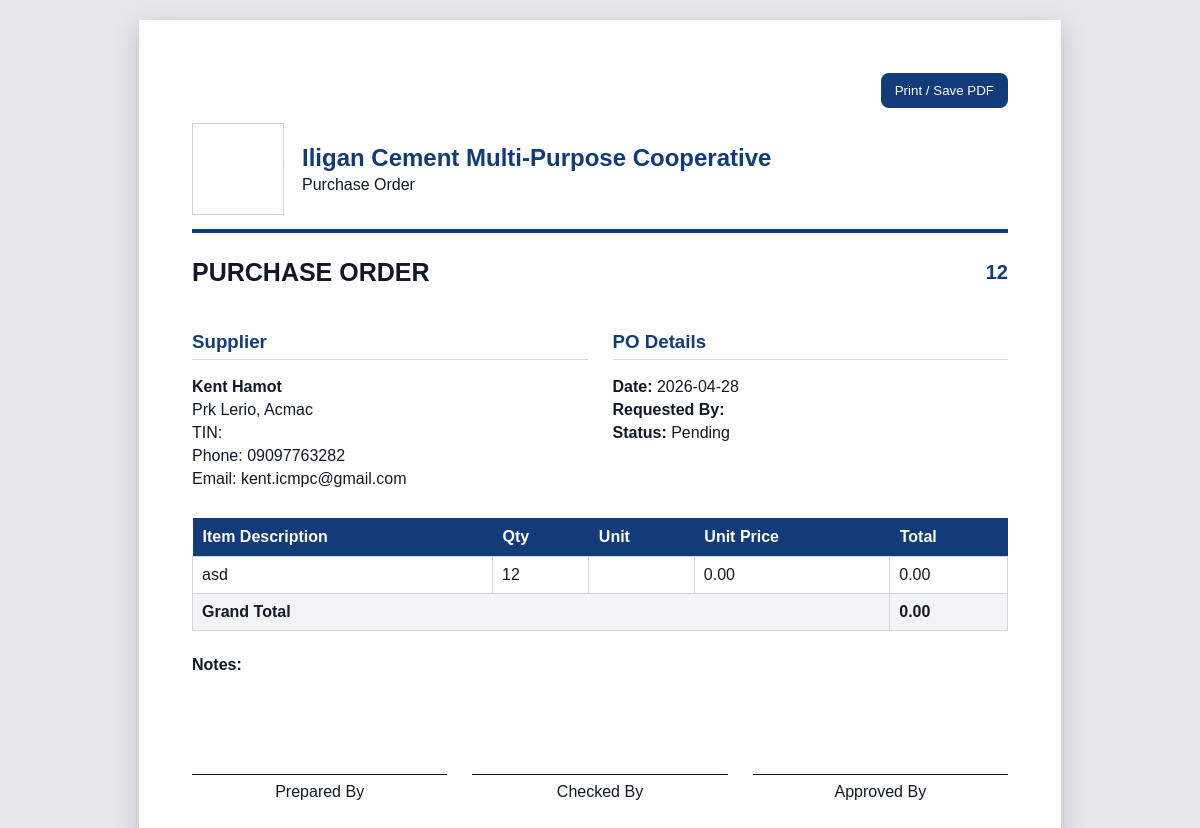
/purchase-orders/1/print (signed in), run on the app's committed database.
### tables this page shows
CREATE TABLE purchase_orders (
            id INTEGER PRIMARY KEY AUTOINCREMENT,
            po_number TEXT UNIQUE NOT NULL,
            supplier_id INTEGER,
            po_date TEXT NOT NULL,
            requested_by TEXT,
            status TEXT DEFAULT 'Pending',
            notes TEXT,
            created_at TEXT,
            FOREIGN KEY (supplier_id) REFERENCES suppliers(id)
        );

CREATE TABLE suppliers (
            id INTEGER PRIMARY KEY AUTOINCREMENT,
            name TEXT NOT NULL,
            email TEXT,
            phone TEXT,
            address TEXT,
            tin TEXT,
            vat_type TEXT,
            business_type TEXT,
            created_at TEXT
        , category TEXT, contact_person TEXT);

CREATE TABLE purchase_order_items (
            id INTEGER PRIMARY KEY AUTOINCREMENT,
            po_id INTEGER NOT NULL,
            item_description TEXT NOT NULL,
            quantity INTEGER NOT NULL,
            unit TEXT,
            unit_price REAL DEFAULT 0,
            FOREIGN KEY (po_id) REFERENCES purchase_orders(id)
        );

### app.py (the view)
@app.route("/purchase-orders/<int:po_id>/print")
def print_purchase_order(po_id):
    check = require_login()
    if check:
        return check
    conn = get_db_connection()
    po = fetchone(conn, """
        SELECT purchase_orders.*, suppliers.name AS supplier_name, suppliers.address,
               suppliers.tin, suppliers.phone, suppliers.email
        FROM purchase_orders
        LEFT JOIN suppliers ON suppliers.id = purchase_orders.supplier_id
        WHERE purchase_orders.id = ?
    """, (po_id,))
    po_items = fetchall(conn, """
        SELECT *, quantity * unit_price AS line_total
        FROM purchase_order_items
        WHERE po_id = ?
    """, (po_id,))
    conn.close()
    if not po:
        flash("Purchase order not found.", "danger")
        return redirect(url_for("purchase_orders"))
    grand_total = sum([item["line_total"] or 0 for item in po_items])
    return render_template(
        "purchase_order_print.html",
        po=po,
        po_items=po_items,
        grand_total=grand_total
    )

### app.py (called while the page is built)
def using_postgres():
    return bool(DATABASE_URL)

def get_db_connection():
    if using_postgres():
        return psycopg2.connect(DATABASE_URL, cursor_factory=psycopg2.extras.RealDictCursor)
    conn = sqlite3.connect(DATABASE)
    conn.row_factory = sqlite3.Row
    return conn

def q(sql):
    if using_postgres():
        return sql.replace("?", "%s")
    return sql

def fetchone(conn, sql, params=()):
    cur = conn.cursor()
    cur.execute(q(sql), params)
    return cur.fetchone()

def fetchall(conn, sql, params=()):
    cur = conn.cursor()
    cur.execute(q(sql), params)
    return cur.fetchall()

def logged_in():
    return "user_id" in session

def require_login():
    if not logged_in():
        return redirect(url_for("login"))
    return None

### templates/purchase_order_print.html (shortened to what this page needs)
<!DOCTYPE html>
<html>
<head>
    <link rel="stylesheet" href="{{ url_for('static', filename='print.css') }}">
</head>
<body>
<div class="print-page">
    <div class="print-actions">
        <button onclick="window.print()">Print / Save PDF</button>
    </div>
    <header class="po-header">
        <div class="logo-box">
        </div>
        <div>
            <h1>Iligan Cement Multi-Purpose Cooperative</h1>
            <p>Purchase Order</p>
        </div>
    </header>
    <div class="po-title">
        <h2>PURCHASE ORDER</h2>
        <strong>{{ po.po_number }}</strong>
    </div>
    <div class="info-grid">
        <div>
            <h3>Supplier</h3>
            <p><strong>{{ po.supplier_name or 'N/A' }}</strong></p>
            <p>{{ po.address or '' }}</p>
            <p>TIN: {{ po.tin or '' }}</p>
            <p>Phone: {{ po.phone or '' }}</p>
            <p>Email: {{ po.email or '' }}</p>
        </div>
        <div>
            <h3>PO Details</h3>
            <p><strong>Date:</strong> {{ po.po_date }}</p>
            <p><strong>Requested By:</strong> {{ po.requested_by or '' }}</p>
            <p><strong>Status:</strong> {{ po.status }}</p>
        </div>
    </div>
    <table>
        <thead>
            <tr>
                <th>Item Description</th>
                <th>Qty</th>
                <th>Unit</th>
                <th>Unit Price</th>
                <th>Total</th>
            </tr>
        </thead>
        <tbody>
            {% for item in po_items %}
            <tr>
                <td>{{ item.item_description }}</td>
                <td>{{ item.quantity }}</td>
                <td>{{ item.unit }}</td>
                <td>{{ "%.2f"|format(item.unit_price or 0) }}</td>
                <td>{{ "%.2f"|format(item.line_total or 0) }}</td>
            </tr>
            {% endfor %}
            <tr class="grand-total">
                <td colspan="4">Grand Total</td>
                <td>{{ "%.2f"|format(grand_total) }}</td>
            </tr>
        </tbody>
    </table>
    <div class="notes">
        <strong>Notes:</strong>
    </div>
    <div class="signatures">
        <div><span></span><p>Prepared By</p></div>
        <div><span></span><p>Checked By</p></div>
        <div><span></span><p>Approved By</p></div>
    </div>
</div>
</body>
</html>

### static/print.css (style rules this page uses)
body { font-family:Arial,sans-serif;background:#e5e7eb;margin:0;color:#111827 }
.print-page { width:8.5in;min-height:11in;margin:20px auto;background:white;padding:.55in;box-shadow:0 8px 24px rgba(0,0,0,.18) }
.print-actions { text-align:right;margin-bottom:15px }
.print-actions button { background:#123b7a;color:white;border:0;border-radius:8px;padding:10px 14px }
.po-header { display:flex;gap:18px;align-items:center;border-bottom:4px solid #123b7a;padding-bottom:14px }
.logo-box { width:90px;height:90px;border:1px solid #cbd5e1;display:grid;place-items:center }
.po-header h1 { margin:0;color:#123b7a;font-size:24px }
.po-header p { margin:4px 0 0;font-size:16px }
.po-title { display:flex;justify-content:space-between;align-items:center;margin:25px 0 }
.po-title h2 { margin:0;font-size:25px }
.po-title strong { font-size:20px;color:#123b7a }
.info-grid { display:grid;grid-template-columns:1fr 1fr;gap:25px;margin-bottom:25px }
.info-grid h3 { color:#123b7a;border-bottom:1px solid #d1d5db;padding-bottom:6px }
.info-grid p { margin:5px 0 }
table { width:100%;border-collapse:collapse;margin-top:15px }
th { background:#123b7a;color:white;padding:10px;text-align:left }
td { border:1px solid #d1d5db;padding:9px }
.grand-total td { font-weight:bold;background:#f3f4f6 }
.notes { margin-top:25px }
.signatures { display:grid;grid-template-columns:1fr 1fr 1fr;gap:25px;margin-top:70px;text-align:center }
.signatures span { display:block;border-bottom:1px solid #111827;height:30px }
.signatures p { margin-top:8px }

### data on the page
purchase_orders: po_number "12", po_date "2026-04-28", status "Pending"
suppliers: name "Kent Hamot", address "Prk Lerio, Acmac", phone "09097763282", email "kent.icmpc@gmail.com"
purchase_order_items: item_description "asd", quantity "12", unit_price "0.00"

### other printed values
{{ "%.2f"|format(grand_total) }} "0.00"
